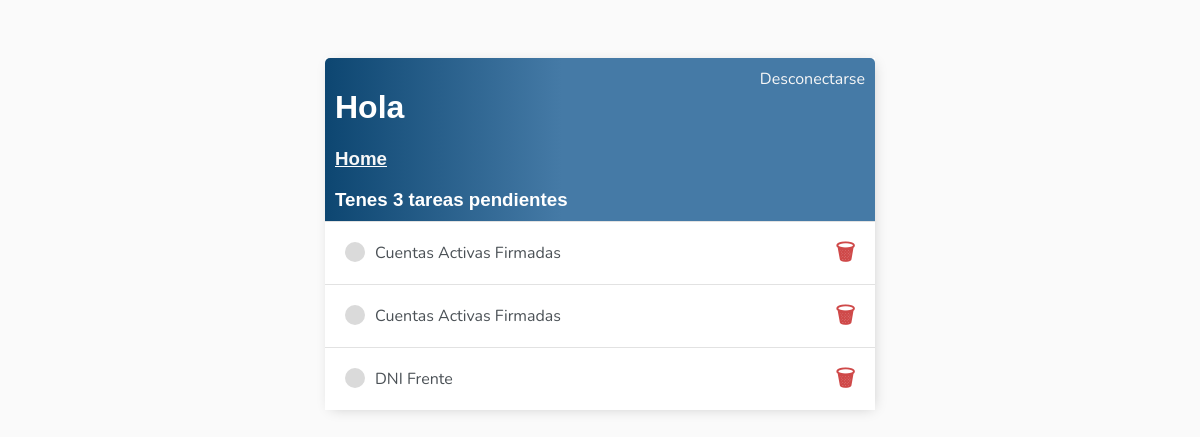
The app's page /tareas/ (signed in), older data.
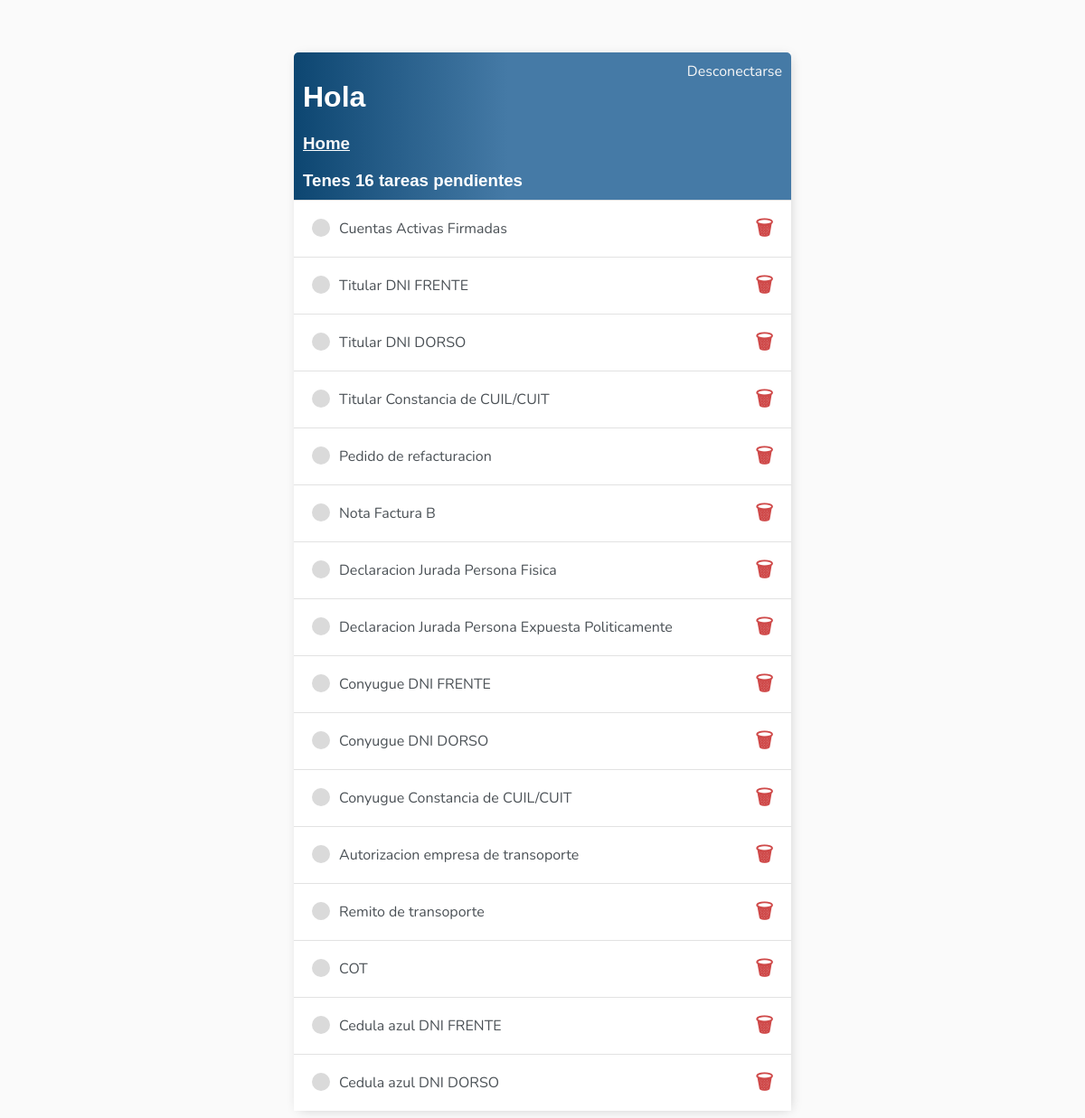
The same page, newer data.
### tareas/models.py (models this page shows, shortened)
class Tareas(models.Model):
    user = models.ForeignKey(User, on_delete=models.CASCADE,null=True,blank=True)
    titulo = models.CharField(max_length=200)
    descripcion = models.TextField(null=True,blank=True)
    descarga = models.FileField(null=True,blank=True)
    adjunto = models.FileField(blank=True,null=True,upload_to=save_path)
    completo = models.BooleanField(default=False)
    actualizado = models.DateField(auto_now=True) # fecha de actualizacion para
    creado = models.DateField(auto_now_add=True)
    pv = models.ForeignKey(Preventa, on_delete=models.CASCADE, null=True,blank=True)
    tipo_doc = models.ForeignKey(TipoDoc, null=True, blank=True, on_delete=models.SET_NULL)
    carga_crm = models.BooleanField(default=False)
    def __str__(self) -> str:
        return self.titulo
    class Meta:
        ordering = ['completo']
        verbose_name = 'tarea'
        verbose_name_plural = 'tareas'

### tareas/views.py (the view)
# urls.py: path('',ListaTareas.as_view(),name='tareas'),
class ListaTareas(LoginRequiredMixin, ListView):
    model = Tareas
    context_object_name = 'tareas'
    def get_context_data(self, **kwargs: Any) -> Dict[str, Any]:
        context = super().get_context_data(**kwargs)
        context['tareas'] = context['tareas'].filter(user=self.request.user)
        context['cantidad'] = context['tareas'].filter(completo=False).count()
        return context

### tareas/templates/tareas/tareas_list.html
{% extends 'tareas/base.html' %}
{% block content %}
<div class="header-bar">
    <div>
        <div >
            <h1>Hola {{request.user.first_name|title}}</h1>
            <u><a href="{% url 'home' %}"><h3 style="margin-right: 20px; display: flex;">Home</h3></a></u>
            <h3 style="margin:0"> Tenes {{cantidad}} tarea{{cantidad|pluralize:"s" }} pendientes</h3>
        </div>
    </div>
    {% if request.user.is_authenticated %}
    <a href="{% url 'logout' %}">Desconectarse</a>
    {% else %}
    <a href="{% url 'login' %}">Conectarse</a>
    {% endif %}
</div>
<div class="task-items-wraper">
    {% for tarea in tareas %}
        <div class="task-wraper">
            {% if tarea.completo %}
                <div class="task-title" >
                    <div class="task-complete-icon"></div>
                    <i><s><a href="{% url 'actualizar-tarea' tarea.id %}">{{tarea}}</a></s></i>
                </div>
                <a class="delete-link" href="{% url 'eliminar-tarea' tarea.id %}">&#215;</a>
            {% else %}
                <div class="task-title">
                    <div class="task-incomplete-icon"></div>
                    <a href="{% url 'actualizar-tarea' tarea.id %}">{{tarea}}</a>
                </div>
                <a class="delete-link" href="{% url 'eliminar-tarea' tarea.id %}">&#128465;</a>
                {% endif %}
        </div>
        {% empty %}
        <h3>Sin tareas pendientes</h3>
        {% endfor %}
</div>
{% endblock content%}

### tareas/templates/tareas/base.html (shortened to what this page needs)
<!DOCTYPE html>
<html lang="en">
<head>
</head>
<body>
    <div class="container">
        {% block content %}
        {% endblock %}
    </div>
</body>
</html>

### tareas/templates/tareas/base.html (style rules this page uses)
body { background-color: #FAFAFA; font-family: 'Nunito', sans-serif; padding-top: 50px; }
h1, h2, h3, h4, h5, h6 { font-family: 'Raleway', sans-serif; }
a, p,li { color: #4b5156; }
.container { max-width: 550px; margin: auto; background-color: #fff; -webkit-box-shadow: 2px 2px 13px -4px rgba(0, 0, 0, 0.21); box-shadow: 2px 2px 13px -4px rgba(0, 0, 0, 0.21); }
.header-bar { display: flex; justify-content: space-between; color: #fff; padding: 10px; border-radius: 5px 5px 0 0; background: linear-gradient(90deg, #0d4671 0%, #457aa6 43%, #457aa6 100%); }
.header-bar a { color: #f7f7f7; text-decoration: none; }
.task-wraper { display: flex; align-items: center; justify-content: space-between; padding: 20px; background-color: #fff; border-top: 1px solid #e2e2e2; }
.task-title { display: flex; }
.task-title a { text-decoration: none; color: #4b5156; margin-left: 10px; }
.task-incomplete-icon { height: 20px; width: 20px; background-color: #dadada; border-radius: 50%; }
.delete-link { text-decoration: none; font-weight: 900; color: #cf4949; font-size: 22px; line-height: 0; }

Row changes from the older to the newer data that the page shows:
removed Tareas: titulo "Cuentas Activas Firmadas"
removed Tareas: titulo "DNI Frente"
added Tareas: titulo "Titular DNI FRENTE"
added Tareas: titulo "Titular DNI DORSO"
added Tareas: titulo "Titular Constancia de CUIL/CUIT"
added Tareas: titulo "Pedido de refacturacion"
added Tareas: titulo "Nota Factura B"
added Tareas: titulo "Declaracion Jurada Persona Fisica"
added Tareas: titulo "Declaracion Jurada Persona Expuesta Politicamente"
added Tareas: titulo "Conyugue DNI FRENTE"
added Tareas: titulo "Conyugue DNI DORSO"
added Tareas: titulo "Conyugue Constancia de CUIL/CUIT"
added Tareas: titulo "Autorizacion empresa de transoporte"
added Tareas: titulo "Remito de transoporte"
added Tareas: titulo "COT"
added Tareas: titulo "Cedula azul DNI FRENTE"
added Tareas: titulo "Cedula azul DNI DORSO"
Text that changed along with them:
{{ cantidad }}: "3" → "16"
